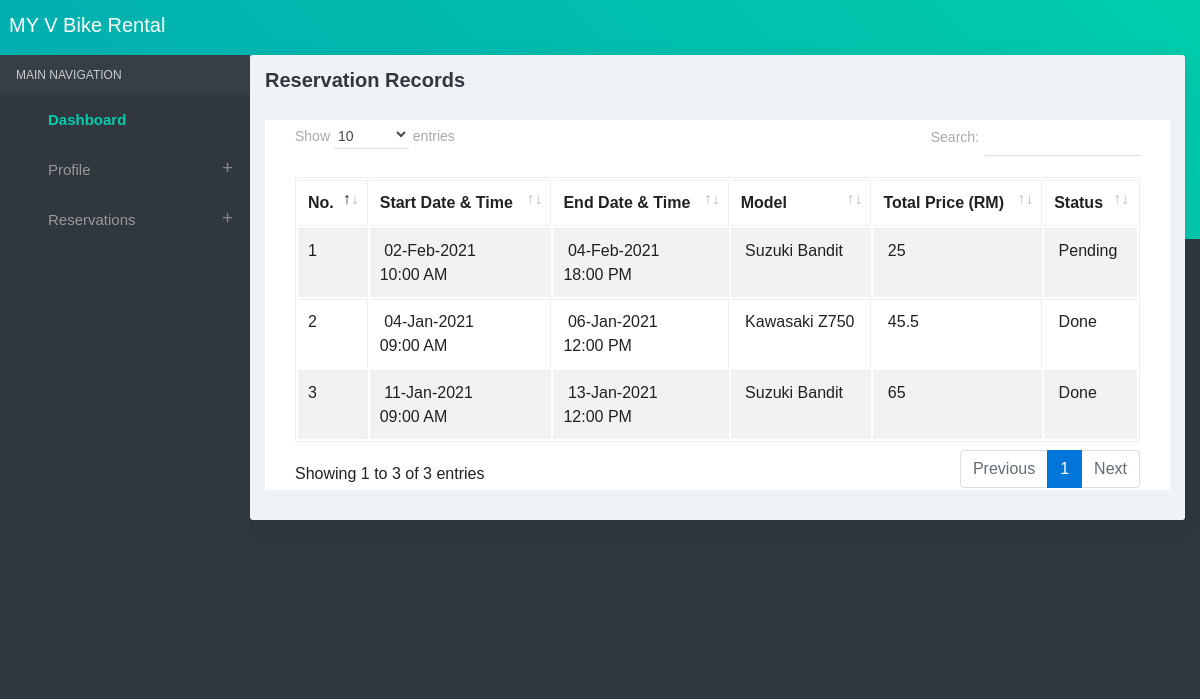
The page /viewReservation.php (signed in) on the database its author committed.
### tables this page shows
CREATE TABLE `reservations` (
  `reservationID` int(10) NOT NULL,
  `userID` int(10) NOT NULL,
  `bikeID` int(10) NOT NULL,
  `startDate` date NOT NULL,
  `endDate` date NOT NULL,
  `startTime` time NOT NULL,
  `endTime` time NOT NULL,
  `totalPrice` double NOT NULL,
  `comments` varchar(255) NOT NULL,
  `status` int(10) NOT NULL
);

CREATE TABLE `bikes` (
  `ID` int(10) UNSIGNED NOT NULL,
  `Model` text NOT NULL,
  `Year of prodaction` int(10) UNSIGNED NOT NULL,
  `Engine Volume` int(10) UNSIGNED NOT NULL,
  `Hourse Power` int(10) UNSIGNED NOT NULL,
  `Rent START` date NOT NULL,
  `Rent END` date NOT NULL,
  `In Stock` tinyint(1) NOT NULL,
  `Fuel Consumption` int(10) UNSIGNED NOT NULL,
  `Price per day` int(10) UNSIGNED NOT NULL,
  `Order ID` int(10) UNSIGNED NOT NULL
);

CREATE TABLE `status` (
  `statusID` int(10) NOT NULL,
  `statusDescription` varchar(10) NOT NULL
);

### viewReservation.php (the view, shortened to what this page needs)
<?php
include("adFormHeader.php");
include("db.php");
?>
<div class="container-fluid">
  <div class="block-header">
    <h2>Reservation Records</h2>
  </div>
<div class="card">
  <section class="container">
    <table class="table table-bordered table-striped table-hover js-basic-example dataTable">
      <thead>
        <tr>
          <th>No.</th>
          <th>Start Date &  Time</th>
          <th>End Date &  Time</th>
          <th>Model</th>
          <th>Total Price (RM)</th>
          <th>Status</th>
        </tr>
        </thead>
        <tbody>
          <?php
		$sql ="SELECT * FROM reservations WHERE ";
		if(isset($_SESSION['userID']))
		{
			$sql  = $sql . "userID='$_SESSION[userID]'";
		}
        $qsql = mysqli_query($connect,$sql);
        $j = 0;
		while($rs = mysqli_fetch_array($qsql))
		{
      $j = $j + 1;
			$sqldept = "SELECT * FROM bikes WHERE ID='$rs[bikeID]'";
			$qsqldept = mysqli_query($connect,$sqldept);
            $rsdept = mysqli_fetch_array($qsqldept);
			$sqlstat = "SELECT * FROM status WHERE statusID='$rs[status]'";
			$qsqlstat= mysqli_query($connect,$sqlstat);
			$rsstat = mysqli_fetch_array($qsqlstat);
        echo "<tr>
          <td>".$j."</td>
             <td>&nbsp;" . date("d-M-Y",strtotime($rs['startDate'])) . " <br>" . date("H:i A",strtotime($rs['startTime'])) . "</td>
			 <td>&nbsp;" . date("d-M-Y",strtotime($rs['endDate'])) . "<br> " . date("H:i A",strtotime($rs['endTime'])) . "</td>
		    <td>&nbsp;$rsdept[Model]</td>
                <td>&nbsp;$rs[totalPrice]</td>
			    <td>&nbsp;$rsstat[statusDescription]</td>";
		 echo "</tr>";
		}
		?>
      </tbody>
    </table>
</section>
</div>
</div>
<?php
include("adFormFooter.php");
?>

### rows shown on the page
reservations: startDate "02-Feb-2021", startTime "10:00 AM", endDate "04-Feb-2021", endTime "18:00 PM", bikeID.Model "Suzuki Bandit", totalPrice "25", status.statusDescription "Pending"
reservations: startDate "04-Jan-2021", startTime "09:00 AM", endDate "06-Jan-2021", endTime "12:00 PM", bikeID.Model "Kawasaki Z750", totalPrice "45.5", status.statusDescription "Done"
reservations: startDate "11-Jan-2021", startTime "09:00 AM", endDate "13-Jan-2021", endTime "12:00 PM", bikeID.Model "Suzuki Bandit", totalPrice "65", status.statusDescription "Done"
